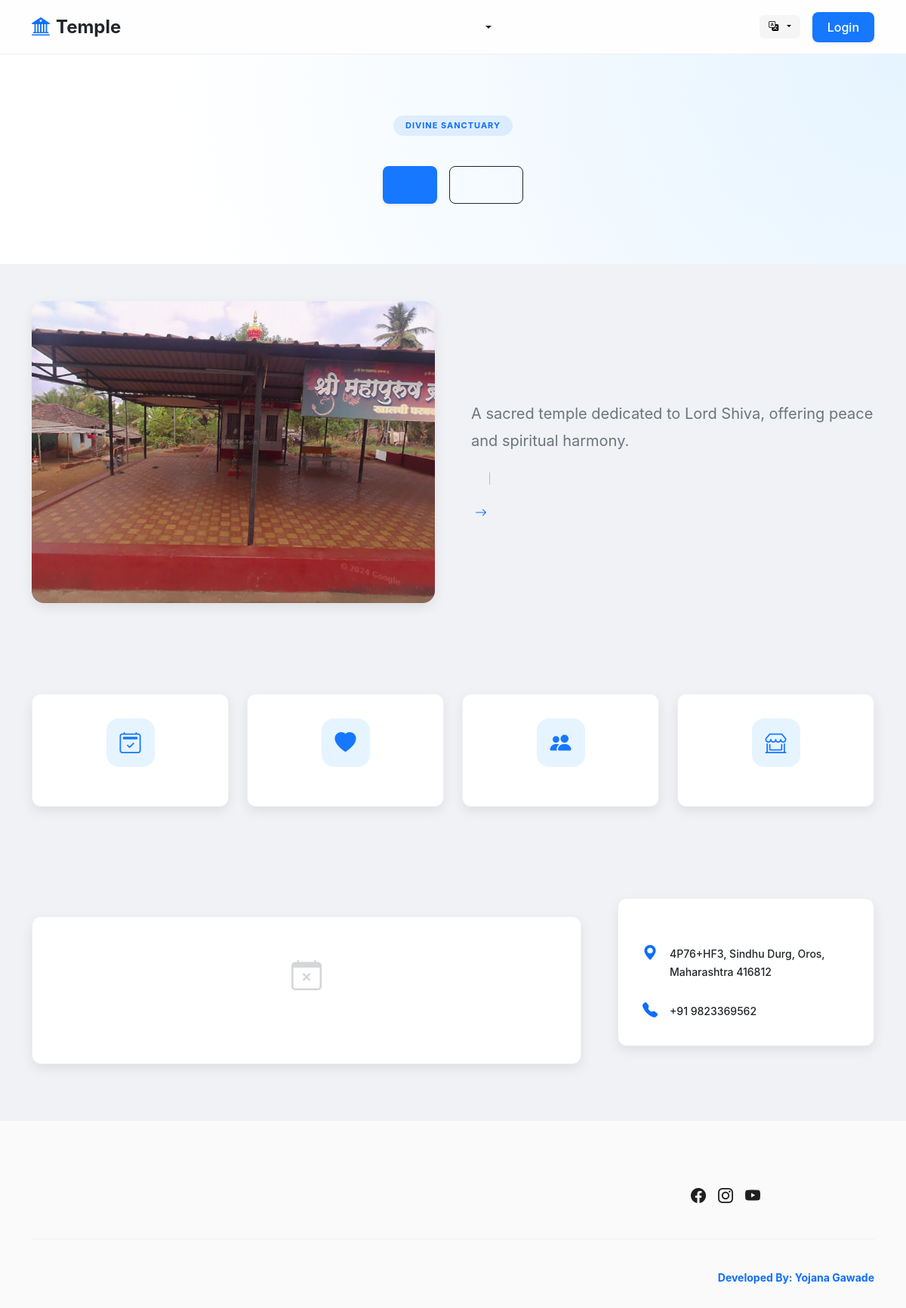
Before: / with the older database file.
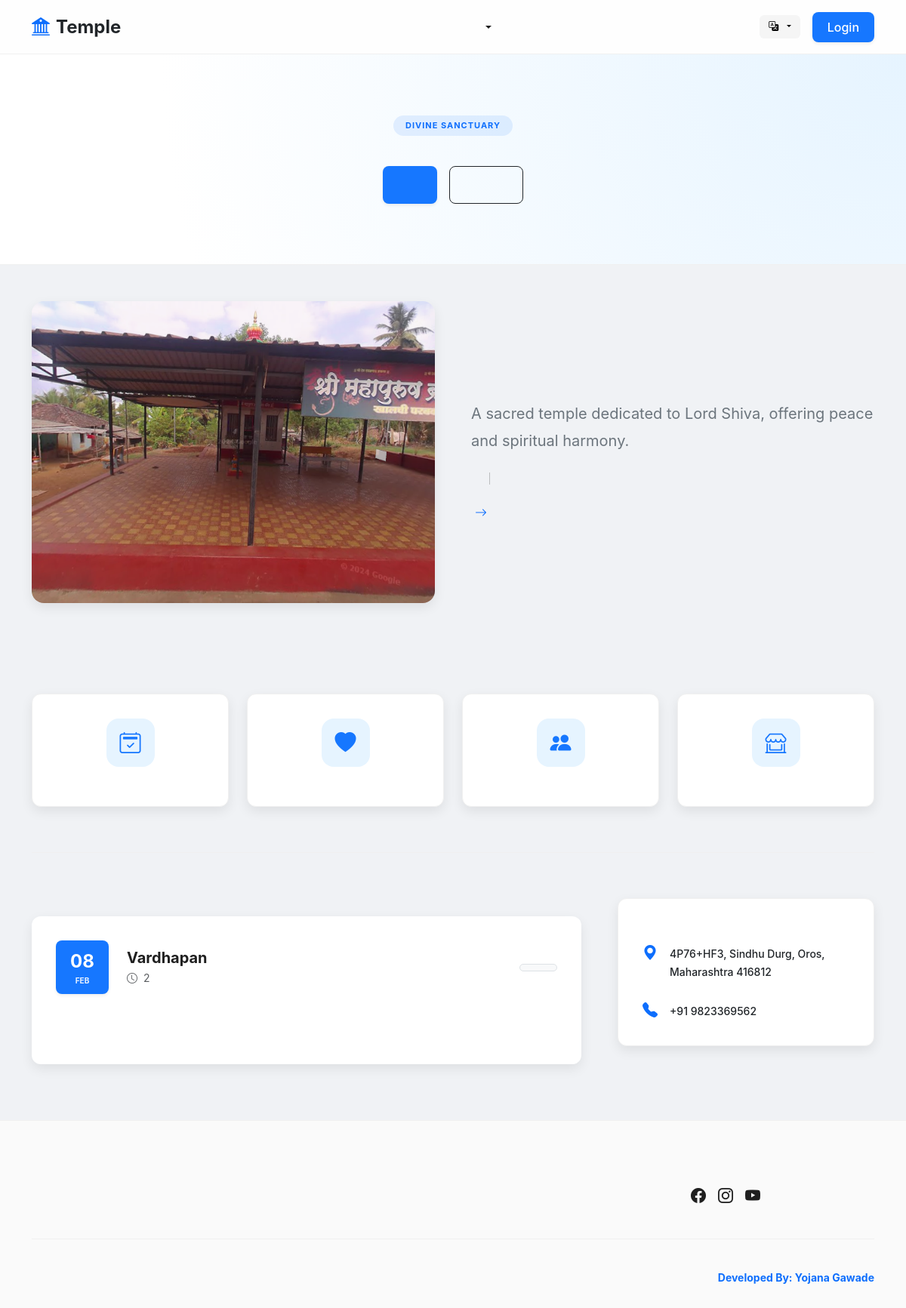
After: the same page with the newer database file.
### tables this page shows
CREATE TABLE `events` (
  `id` int(11) NOT NULL,
  `name` varchar(150) NOT NULL,
  `duration` varchar(50) DEFAULT NULL,
  `conduct_on` date DEFAULT NULL,
  `max_participants` int(11) DEFAULT NULL,
  `created_at` timestamp NOT NULL DEFAULT current_timestamp()
);

### includes/lang.php (called while the page is built, shortened)
<?php
$lang = $_SESSION['lang']
    ?? $_COOKIE['lang']
    ?? 'en';

### index.php (the view, shortened to what the changed rows need)
<?php
require __DIR__ . '/includes/lang.php';
$eventQuery = false;
if ($con && $con !== false) {
    $eventQuery = mysqli_query($con, "SELECT * FROM events WHERE conduct_on >= CURDATE() ORDER BY conduct_on ASC LIMIT 3");
}
?>
<!DOCTYPE html>
<html lang="<?php echo $lang; ?>">
<head>
    <link href="https://cdn.jsdelivr.net/npm/bootstrap@5.3.0/dist/css/bootstrap.min.css" rel="stylesheet">
    <link rel="stylesheet" href="https://cdn.jsdelivr.net/npm/bootstrap-icons@1.10.5/font/bootstrap-icons.css">
</head>
<body>
    <?php include 'includes/header.php'; ?>
    <main class="container py-5">
        <div class="mb-5 pt-4">
            <div class="row g-4">
                <?php
                $icons = ['calendar2-check', 'heart-fill', 'people-fill', 'shop-window'];
                for ($i = 0; $i < 4; $i++): ?>
                    <div class="col-6 col-md-3">
                        <div class="ant-card">
                            <div class="ant-card-body text-center">
                                <div class="service-icon"><i class="bi bi-<?= $icons[$i] ?>"></i></div>
                            </div>
                        </div>
                    </div>
                <?php endfor; ?>
            </div>
        </div>
        <div class="row g-5">
            <div class="col-lg-8">
                <?php if ($eventQuery && mysqli_num_rows($eventQuery) > 0): ?>
                    <?php while ($event = mysqli_fetch_assoc($eventQuery)): ?>
                        <div class="ant-card mb-4 border-0">
                            <div class="ant-card-body d-flex align-items-center gap-4">
                                <div class="date-box shadow-sm">
                                    <div class="fw-bold fs-4"><?= date("d", strtotime($event['conduct_on'])) ?></div>
                                    <div class="small text-uppercase fw-bold" style="font-size: 10px; opacity: 0.9;">
                                        <?= date("M", strtotime($event['conduct_on'])) ?>
                                    </div>
                                </div>
                                <div class="flex-grow-1">
                                    <h5 class="fw-bold mb-1"><?= htmlspecialchars($event['name']) ?></h5>
                                    <div class="small text-muted"><i class="bi bi-clock me-1"></i> <?= $event['duration'] ?>
                                    </div>
                                </div>
                                <a href="events.php?id=<?= $event['id'] ?>"
                                    class="btn btn-light btn-sm px-4 rounded-pill border fw-bold text-primary"><?php echo $t['details']; ?></a>
                            </div>
                        </div>
                    <?php endwhile; ?>
                <?php else: ?>
                    <div class="ant-card">
                        <div class="ant-card-body text-center py-5">
                            <i class="bi bi-calendar-x fs-1 text-muted opacity-25 mb-3"></i>
                        </div>
                    </div>
                <?php endif; ?>
            </div>
        </div>
    </main>
</body>
</html>

Changed rows visible on the page:
added events: conduct_on "08", conduct_on "FEB", name "Vardhapan", duration "2"
